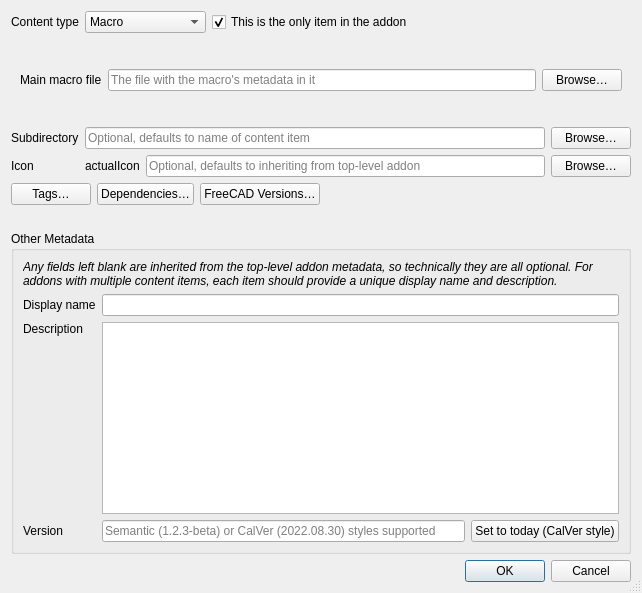
<?xml version="1.0" encoding="UTF-8"?>
<ui version="4.0">
 <class>addContentDialog</class>
 <widget class="QDialog" name="addContentDialog">
  <property name="geometry">
   <rect>
    <x>0</x>
    <y>0</y>
    <width>642</width>
    <height>593</height>
   </rect>
  </property>
  <property name="windowTitle">
   <string>Content Item</string>
  </property>
  <property name="sizeGripEnabled">
   <bool>true</bool>
  </property>
  <layout class="QVBoxLayout" name="verticalLayout">
   <item>
    <layout class="QHBoxLayout" name="horizontalLayout_6">
     <item>
      <widget class="QLabel" name="label_5">
       <property name="text">
        <string>Content type</string>
       </property>
      </widget>
     </item>
     <item>
      <widget class="QComboBox" name="addonKindComboBox">
       <item>
        <property name="text">
         <string>Macro</string>
        </property>
       </item>
       <item>
        <property name="text">
         <string>Preference Pack</string>
        </property>
       </item>
       <item>
        <property name="text">
         <string>Workbench</string>
        </property>
       </item>
      </widget>
     </item>
     <item>
      <widget class="QCheckBox" name="singletonCheckBox">
       <property name="toolTip">
        <string>If this is the only thing in the addon, all other metadata can be inherited from the top level, and does not need to be specified here</string>
       </property>
       <property name="text">
        <string>This is the only item in the addon</string>
       </property>
       <property name="checked">
        <bool>true</bool>
       </property>
      </widget>
     </item>
     <item>
      <spacer name="horizontalSpacer_2">
       <property name="orientation">
        <enum>Qt::Horizontal</enum>
       </property>
       <property name="sizeHint" stdset="0">
        <size>
         <width>40</width>
         <height>20</height>
        </size>
       </property>
      </spacer>
     </item>
    </layout>
   </item>
   <item>
    <widget class="QStackedWidget" name="stackedWidget">
     <property name="currentIndex">
      <number>0</number>
     </property>
     <widget class="QWidget" name="Macro">
      <layout class="QHBoxLayout" name="horizontalLayout_3">
       <item>
        <widget class="QLabel" name="label_3">
         <property name="text">
          <string>Main macro file</string>
         </property>
        </widget>
       </item>
       <item>
        <widget class="QLineEdit" name="macroFileLineEdit">
         <property name="placeholderText">
          <string>The file with the macro's metadata in it</string>
         </property>
        </widget>
       </item>
       <item>
        <widget class="QPushButton" name="macroFileBrowseButton">
         <property name="text">
          <string>Browse…</string>
         </property>
        </widget>
       </item>
      </layout>
     </widget>
     <widget class="QWidget" name="PreferencePack">
      <layout class="QHBoxLayout" name="horizontalLayout_4">
       <item>
        <widget class="QLabel" name="label_10">
         <property name="text">
          <string>Preference pack name</string>
         </property>
        </widget>
       </item>
       <item>
        <widget class="QLineEdit" name="prefPackNameLineEdit"/>
       </item>
      </layout>
     </widget>
     <widget class="QWidget" name="Workbench">
      <layout class="QGridLayout" name="gridLayout_3">
       <item row="0" column="0">
        <widget class="QLabel" name="label">
         <property name="text">
          <string>Workbench class name</string>
         </property>
        </widget>
       </item>
       <item row="0" column="1">
        <widget class="QLineEdit" name="workbenchClassnameLineEdit">
         <property name="placeholderText">
          <string>Class that defines &quot;Icon&quot; data member</string>
         </property>
        </widget>
       </item>
      </layout>
     </widget>
    </widget>
   </item>
   <item>
    <layout class="QGridLayout" name="gridLayout">
     <item row="0" column="0">
      <widget class="QLabel" name="label_4">
       <property name="text">
        <string>Subdirectory</string>
       </property>
      </widget>
     </item>
     <item row="0" column="1">
      <layout class="QHBoxLayout" name="horizontalLayout">
       <item>
        <widget class="QLineEdit" name="subdirectoryLineEdit">
         <property name="placeholderText">
          <string>Optional, defaults to name of content item</string>
         </property>
        </widget>
       </item>
       <item>
        <widget class="QPushButton" name="subdirectoryBrowseButton">
         <property name="text">
          <string>Browse…</string>
         </property>
        </widget>
       </item>
      </layout>
     </item>
     <item row="1" column="0">
      <widget class="QLabel" name="label_2">
       <property name="text">
        <string>Icon</string>
       </property>
      </widget>
     </item>
     <item row="1" column="1">
      <layout class="QHBoxLayout" name="horizontalLayout_8">
       <item>
        <widget class="QLabel" name="iconLabel">
         <property name="text">
          <cstring>actualIcon</cstring>
         </property>
        </widget>
       </item>
       <item>
        <widget class="QLineEdit" name="iconLineEdit">
         <property name="placeholderText">
          <string>Optional, defaults to inheriting from top-level addon</string>
         </property>
        </widget>
       </item>
       <item>
        <widget class="QPushButton" name="iconBrowseButton">
         <property name="text">
          <string>Browse…</string>
         </property>
        </widget>
       </item>
      </layout>
     </item>
    </layout>
   </item>
   <item>
    <layout class="QHBoxLayout" name="horizontalLayout_2">
     <item>
      <widget class="QPushButton" name="tagsButton">
       <property name="text">
        <string>Tags…</string>
       </property>
      </widget>
     </item>
     <item>
      <widget class="QPushButton" name="dependenciesButton">
       <property name="text">
        <string>Dependencies…</string>
       </property>
      </widget>
     </item>
     <item>
      <widget class="QPushButton" name="freecadVersionsButton">
       <property name="text">
        <string>FreeCAD Versions…</string>
       </property>
      </widget>
     </item>
     <item>
      <spacer name="horizontalSpacer">
       <property name="orientation">
        <enum>Qt::Horizontal</enum>
       </property>
       <property name="sizeHint" stdset="0">
        <size>
         <width>40</width>
         <height>20</height>
        </size>
       </property>
      </spacer>
     </item>
    </layout>
   </item>
   <item>
    <spacer name="otherMetadataSpacer">
     <property name="orientation">
      <enum>Qt::Vertical</enum>
     </property>
     <property name="sizeType">
      <enum>QSizePolicy::Fixed</enum>
     </property>
     <property name="sizeHint" stdset="0">
      <size>
       <width>20</width>
       <height>20</height>
      </size>
     </property>
    </spacer>
   </item>
   <item>
    <widget class="QGroupBox" name="otherMetadataGroupBox">
     <property name="title">
      <string>Other Metadata</string>
     </property>
     <layout class="QGridLayout" name="gridLayout_2">
      <item row="1" column="1">
       <widget class="QLineEdit" name="displayNameLineEdit">
        <property name="toolTip">
         <string>Displayed in the Addon Manager's list of addons. Should not include the word &quot;FreeCAD&quot;.</string>
        </property>
       </widget>
      </item>
      <item row="2" column="1">
       <widget class="QPlainTextEdit" name="descriptionTextEdit">
        <property name="tabChangesFocus">
         <bool>true</bool>
        </property>
       </widget>
      </item>
      <item row="3" column="0">
       <widget class="QLabel" name="labelVersion">
        <property name="text">
         <string>Version</string>
        </property>
       </widget>
      </item>
      <item row="2" column="0">
       <widget class="QLabel" name="labelDescription">
        <property name="text">
         <string>Description</string>
        </property>
        <property name="alignment">
         <set>Qt::AlignLeading|Qt::AlignLeft|Qt::AlignTop</set>
        </property>
       </widget>
      </item>
      <item row="3" column="1">
       <layout class="QHBoxLayout" name="horizontalLayout_7">
        <item>
         <widget class="QLineEdit" name="versionLineEdit">
          <property name="placeholderText">
           <string>Semantic (1.2.3-beta) or CalVer (2022.08.30) styles supported</string>
          </property>
         </widget>
        </item>
        <item>
         <widget class="QPushButton" name="versionToTodayButton">
          <property name="text">
           <string>Set to today (CalVer style)</string>
          </property>
         </widget>
        </item>
       </layout>
      </item>
      <item row="1" column="0">
       <widget class="QLabel" name="labelDisplayName">
        <property name="text">
         <string>Display name</string>
        </property>
       </widget>
      </item>
      <item row="4" column="0" colspan="2">
       <layout class="QHBoxLayout" name="peopleAndLicenseshorizontalLayout"/>
      </item>
      <item row="0" column="0" colspan="2">
       <widget class="QLabel" name="label_6">
        <property name="font">
         <font>
          <weight>50</weight>
          <italic>true</italic>
          <bold>false</bold>
         </font>
        </property>
        <property name="text">
         <string>Any fields left blank are inherited from the top-level addon metadata, so technically they are all optional. For addons with multiple content items, each item should provide a unique display name and description.</string>
        </property>
        <property name="wordWrap">
         <bool>true</bool>
        </property>
       </widget>
      </item>
     </layout>
    </widget>
   </item>
   <item>
    <widget class="QDialogButtonBox" name="buttonBox">
     <property name="orientation">
      <enum>Qt::Horizontal</enum>
     </property>
     <property name="standardButtons">
      <set>QDialogButtonBox::Cancel|QDialogButtonBox::Ok</set>
     </property>
    </widget>
   </item>
  </layout>
 </widget>
 <resources/>
 <connections>
  <connection>
   <sender>buttonBox</sender>
   <signal>accepted()</signal>
   <receiver>addContentDialog</receiver>
   <slot>accept()</slot>
   <hints>
    <hint type="sourcelabel">
     <x>248</x>
     <y>254</y>
    </hint>
    <hint type="destinationlabel">
     <x>157</x>
     <y>274</y>
    </hint>
   </hints>
  </connection>
  <connection>
   <sender>buttonBox</sender>
   <signal>rejected()</signal>
   <receiver>addContentDialog</receiver>
   <slot>reject()</slot>
   <hints>
    <hint type="sourcelabel">
     <x>316</x>
     <y>260</y>
    </hint>
    <hint type="destinationlabel">
     <x>286</x>
     <y>274</y>
    </hint>
   </hints>
  </connection>
  <connection>
   <sender>addonKindComboBox</sender>
   <signal>currentIndexChanged(int)</signal>
   <receiver>stackedWidget</receiver>
   <slot>setCurrentIndex(int)</slot>
   <hints>
    <hint type="sourcelabel">
     <x>134</x>
     <y>19</y>
    </hint>
    <hint type="destinationlabel">
     <x>320</x>
     <y>83</y>
    </hint>
   </hints>
  </connection>
  <connection>
   <sender>singletonCheckBox</sender>
   <signal>toggled(bool)</signal>
   <receiver>otherMetadataGroupBox</receiver>
   <slot>setHidden(bool)</slot>
   <hints>
    <hint type="sourcelabel">
     <x>394</x>
     <y>19</y>
    </hint>
    <hint type="destinationlabel">
     <x>320</x>
     <y>294</y>
    </hint>
   </hints>
  </connection>
 </connections>
</ui>
